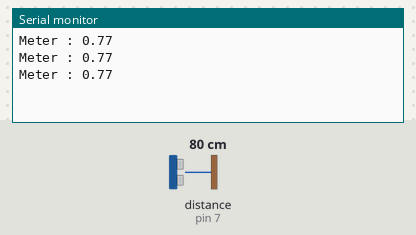
A sketch run on a simulated Arduino Uno, built with avr-gcc and run on an emulated ATmega328P. On the bench: the last lines printed to the serial monitor. Wiring (inferred from the names in the program): ultrasonic range finder: trigger pin 3; echo pin 7. The inputs (shaded band) are chosen by the test bench; at power-on: distance to the obstacle (sensor on pin 7) 80 cm. The echo pulse lasts 58.3 µs per cm.

Above: at 1.3 s.
1.4 s: distance to the obstacle (sensor on pin 7) set to 2 cm
At 1.9 s:
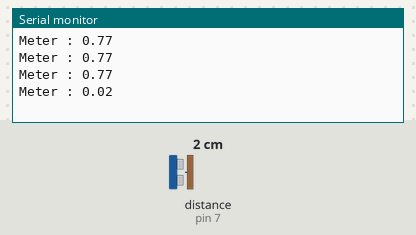
2.9 s: distance to the obstacle (sensor on pin 7) set to 4 cm
At 3.4 s:
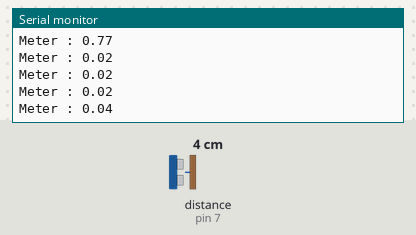
Timing chart, 0 to 5.9 s (numbered marks = the images above; inputs shaded):
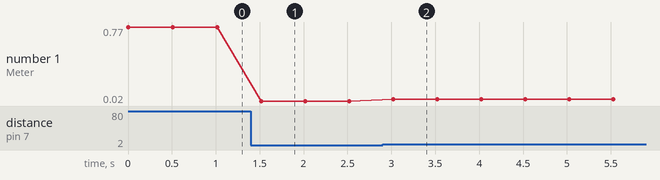

Measured:
- after the input at 1.4 s, the serial monitor: prints a new line after 0.12 s (image 1)
- after the input at 2.9 s, the serial monitor: prints a new line after 0.12 s (image 2)
- plotted number 1: 0.77 → 0.02 after the input at 1.4 s, 0.02 → 0.04 after the input at 2.9 s

The sketch:

sr_04.ino
```cpp
int trig = 3;
int echo = 7;

long t;

void setup() {
  // put your setup code here, to run once:

  pinMode(trig, OUTPUT);
  pinMode(echo, INPUT);

  Serial.begin(115200);

}

void loop() {
  // put your main code here, to run repeatedly:

  digitalWrite(trig, LOW);
  delayMicroseconds(2);

  digitalWrite(trig, HIGH);
  delayMicroseconds(20);

  digitalWrite(trig, LOW);

  t = pulseIn(echo, HIGH);

  Serial.print("Meter : ");
  Serial.println(t*0.000332/2);

  delay(500);


}
```
